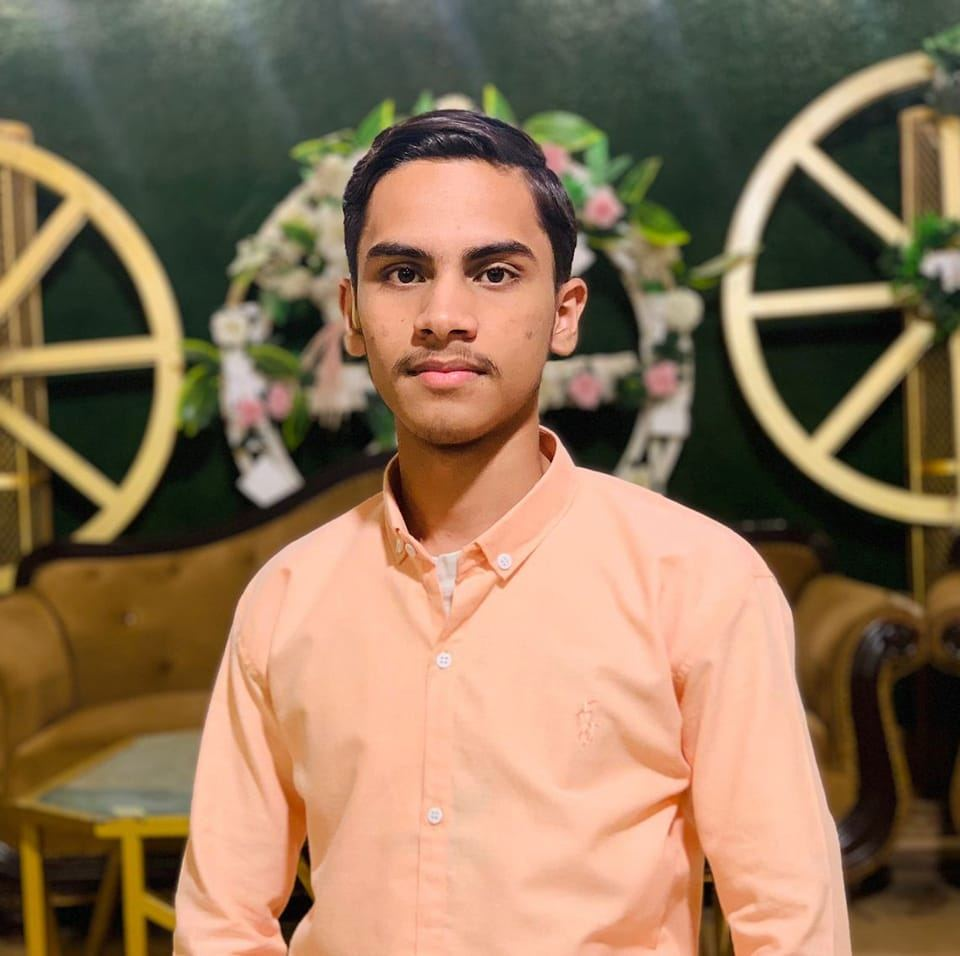
#> input picture day-19/Ahmed.jpg, 960 x 956 px
$ jupyter execute day19.ipynb
#> lines starting #> are read from the running program, lines starting #| are printed output that depends on the picture
#> the answer given: Ahmed.jpg
[cell 1]
from PIL import Image
import numpy as np

# ASCII characters ordered by brightness (dark to light)
ASCII_CHARS = "@#*+-. "

def image_to_ascii(image_path, width=100):
    """Convert an image to ASCII art."""
#> called with image_path = 'Ahmed.jpg', width = 100

    # Open and convert image to grayscale
    img = Image.open(image_path).convert("L")
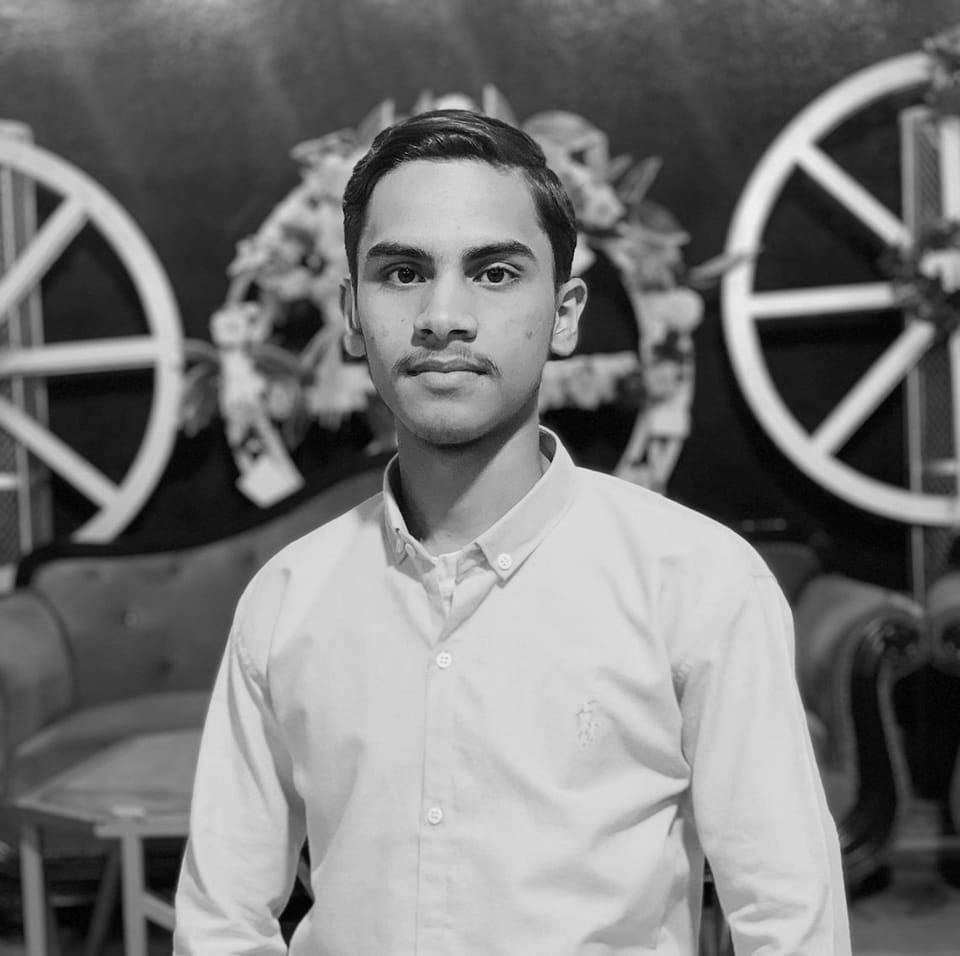
#> img: PIL image 960x956 L; min 0, max 242, mean 119.5

    # Resize image to maintain aspect ratio
    aspect_ratio = img.height / img.width
#> aspect_ratio = 0.996
    new_height = int(width * aspect_ratio * 0.5)  # Adjust for character aspect ratio
#> new_height = 49
    img = img.resize((width, new_height))
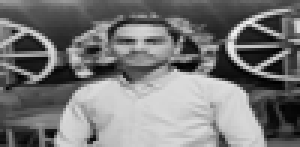
#> img: PIL image 100x49 L (shown 3 times larger); min 0, max 243, mean 119.4

    # Convert pixels to ASCII characters
    pixels = np.array(img)
    ascii_image = "\n".join("".join(ASCII_CHARS[int(pixel / 255 * (len(ASCII_CHARS) - 1))] for pixel in row) for row in pixels)

    return ascii_image

# Load image and convert to ASCII
image_path = input("Enter image path: ")
ascii_art = image_to_ascii(image_path)

# Output ASCII Art
print("\n🔳 ASCII Art:\n")
print(ascii_art)

# Save to a text file
with open("ascii_art.txt", "w") as file:
    file.write(ascii_art)

print("\n✅ ASCII Art saved to 'ascii_art.txt'")
